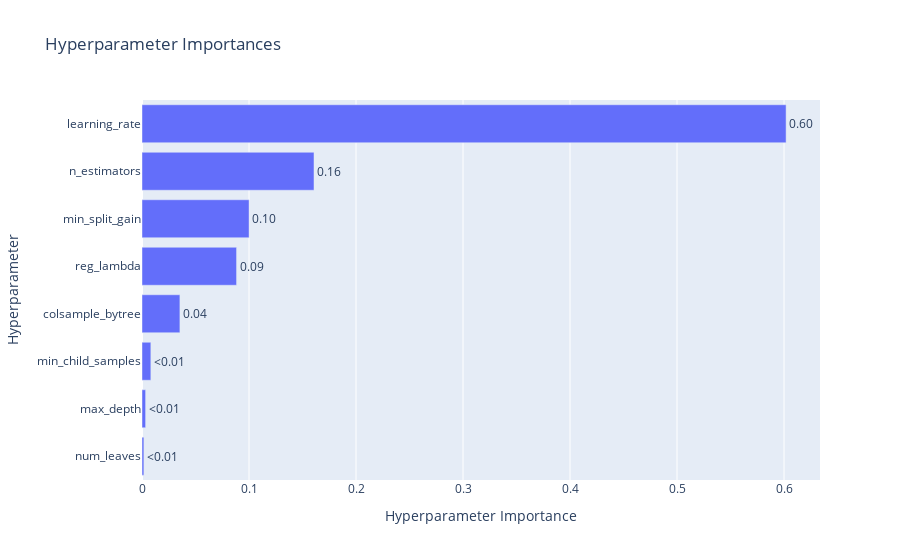

The notebook cell this image was saved under:
### Code cell
optuna.visualization.plot_param_importances(study)

### Figure 1 — Plotly figure (JSON) as saved in the notebook; plotly's stock layout.template omitted (floating-point values rounded to 4 significant figures)
{"data": [{"cliponaxis": false, "hovertemplate": ["num_leaves (CategoricalDistribution): 0.001761598679809999<extra></extra>", "max_depth (IntDistribution): 0.0033759441006557694<extra></extra>", "min_child_samples (IntDistribution): 0.008272825858582937<extra></extra>", "colsample_bytree (FloatDistribution): 0.03542838613250179<extra></extra>", "reg_lambda (FloatDistribution): 0.08837719915500986<extra></extra>", "min_split_gain (FloatDistribution): 0.1000860632833151<extra></extra>", "n_estimators (IntDistribution): 0.16075146951134378<extra></extra>", "learning_rate (FloatDistribution): 0.6019465132787808<extra></extra>"], "name": "Objective Value", "orientation": "h", "text": ["<0.01", "<0.01", "<0.01", "0.04", "0.09", "0.10", "0.16", "0.60"], "textposition": "outside", "type": "bar", "x": [0.001762, 0.003376, 0.008273, 0.03543, 0.08838, 0.1001, 0.1608, 0.6019], "y": ["num_leaves", "max_depth", "min_child_samples", "colsample_bytree", "reg_lambda", "min_split_gain", "n_estimators", "learning_rate"]}], "layout": {"title": {"text": "Hyperparameter Importances"}, "xaxis": {"title": {"text": "Hyperparameter Importance"}}, "yaxis": {"title": {"text": "Hyperparameter"}}}}
